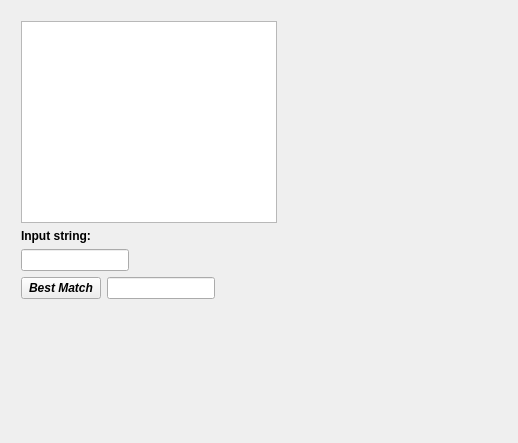
<?xml version="1.0" encoding="UTF-8"?>
<ui version="4.0">
 <class>GUI_qt</class>
 <widget class="QWidget" name="GUI_qt">
  <property name="geometry">
   <rect>
    <x>0</x>
    <y>0</y>
    <width>518</width>
    <height>443</height>
   </rect>
  </property>
  <property name="windowTitle">
   <string>GUI_qt</string>
  </property>
  <widget class="QWidget" name="">
   <property name="geometry">
    <rect>
     <x>21</x>
     <y>21</y>
     <width>264</width>
     <height>278</height>
    </rect>
   </property>
   <layout class="QFormLayout" name="formLayout_2">
    <item row="0" column="0">
     <widget class="QListWidget" name="documents"/>
    </item>
    <item row="1" column="0">
     <layout class="QGridLayout" name="gridLayout">
      <item row="0" column="0">
       <widget class="QLabel" name="label">
        <property name="font">
         <font>
          <bold>true</bold>
         </font>
        </property>
        <property name="text">
         <string>Input string:</string>
        </property>
       </widget>
      </item>
      <item row="1" column="0">
       <widget class="QLineEdit" name="input1"/>
      </item>
     </layout>
    </item>
    <item row="2" column="0">
     <layout class="QFormLayout" name="formLayout">
      <item row="0" column="0">
       <widget class="QPushButton" name="buttonMatching">
        <property name="font">
         <font>
          <italic>true</italic>
          <bold>true</bold>
         </font>
        </property>
        <property name="text">
         <string>Best Match</string>
        </property>
       </widget>
      </item>
      <item row="0" column="1">
       <widget class="QLineEdit" name="output1">
        <property name="text">
         <string/>
        </property>
       </widget>
      </item>
     </layout>
    </item>
   </layout>
  </widget>
 </widget>
 <resources/>
 <connections/>
</ui>
